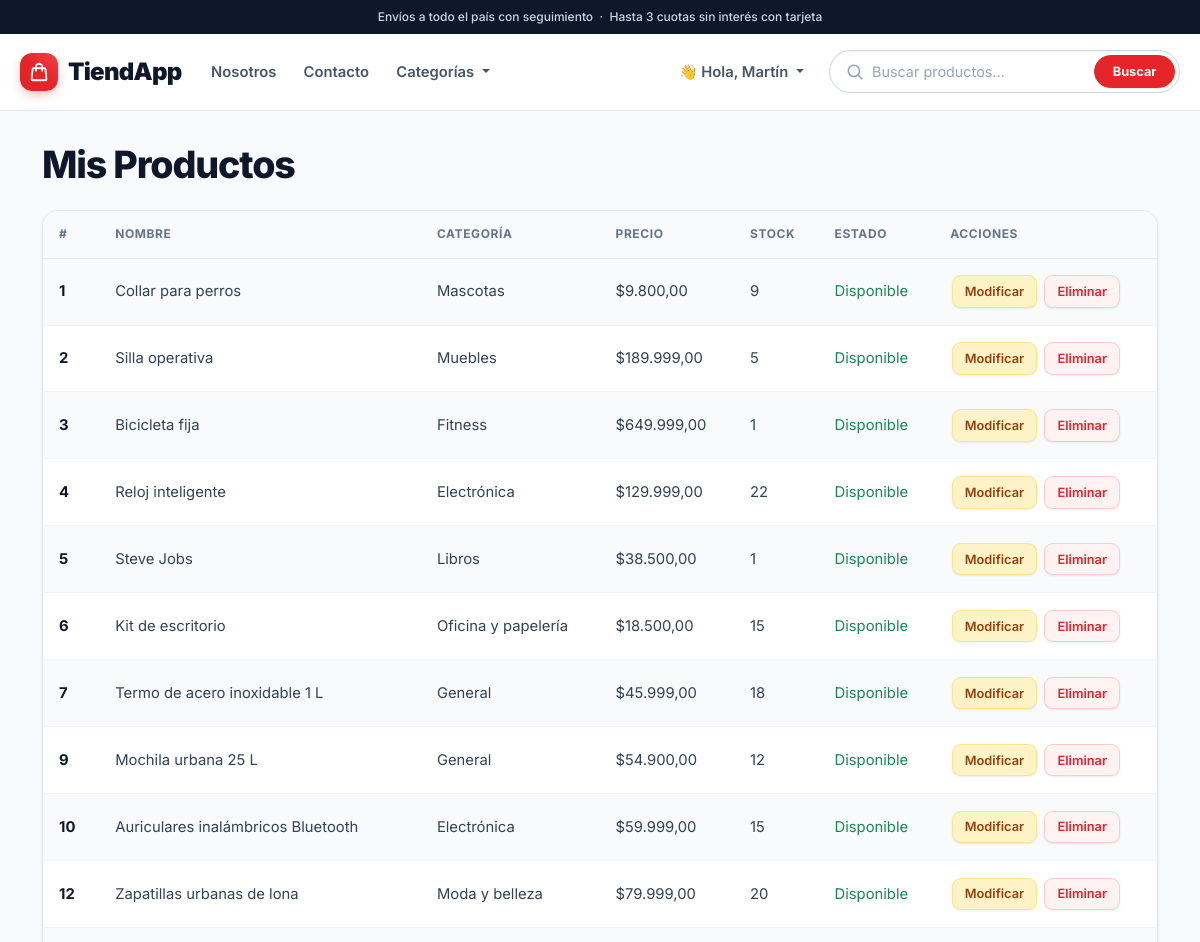
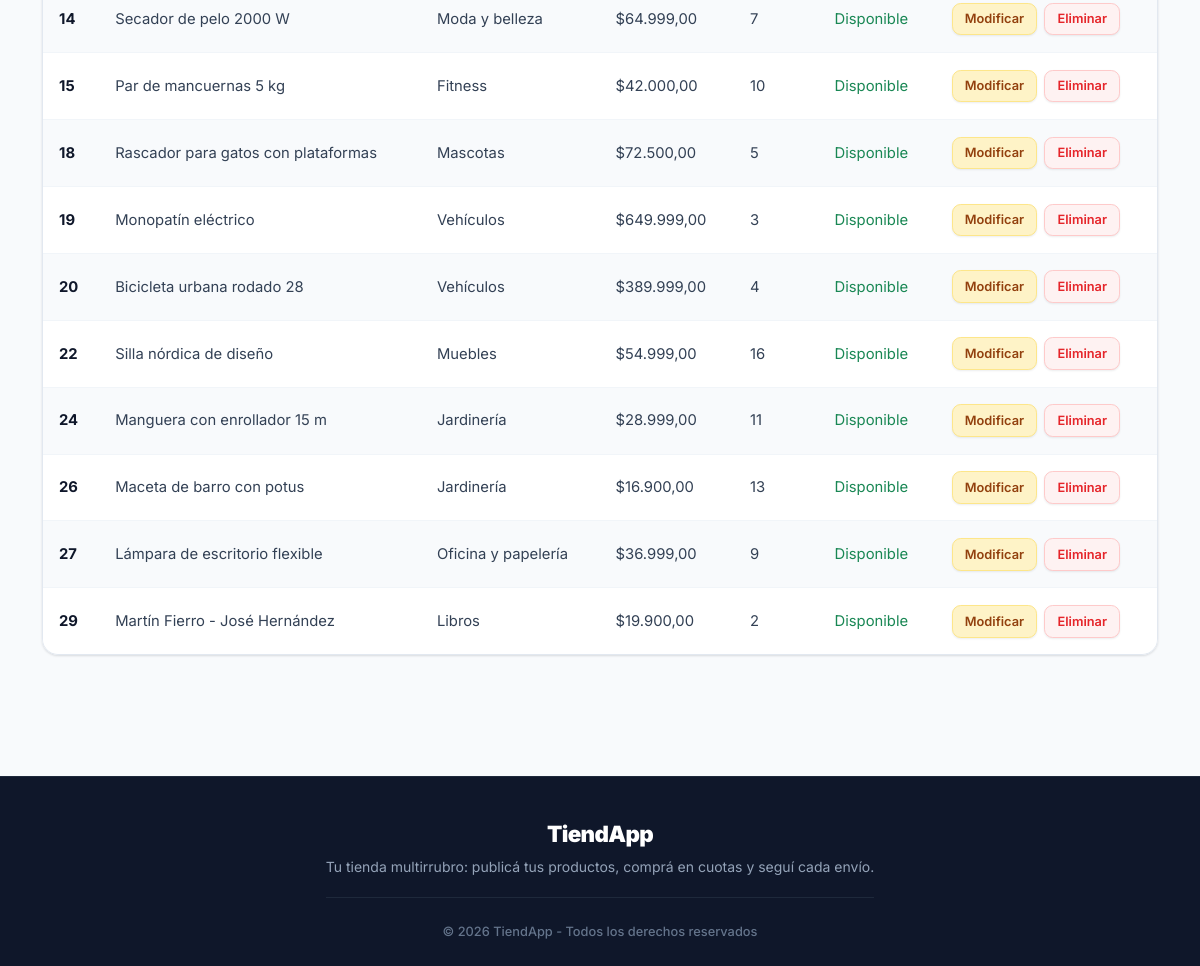
Screenshot of /editor/editar.php (signed in) with the database file from the repository (2 pictures, top to bottom).
### tables this page shows
CREATE TABLE `productos` (
  `id_producto` int(11) NOT NULL,
  `nombre` varchar(45) NOT NULL,
  `descripcion` text NOT NULL,
  `precio` decimal(10,2) NOT NULL,
  `stock` int(11) NOT NULL,
  `fecha_publicacion` date NOT NULL,
  `fk_categoria` int(11) NOT NULL,
  `fk_usuario` int(11) NOT NULL,
  `fk_estado_producto` int(11) NOT NULL
);

CREATE TABLE `categorias` (
  `id_categoria` int(11) NOT NULL,
  `categoria` varchar(45) NOT NULL
);

### components/permisos.php (called while the page is built, shortened)
<?php
function requiere_login($ruta_login)
{
    return intval($_SESSION['id_usuario']);
}

### editor/editar.php (the view, shortened to what this page needs)
<?php
include_once("../components/permisos.php");
$usuario = requiere_login("../pages/login.php");
include_once("../components/header.php");
?>
<br> <main class="container">
    <div class="row">
        <div class="col-12">
            <h1 class="montserrat-bold">Mis Productos</h1>
        </div>
    </div>
    <div class="row">
        <div class="col-12">
            <?php
            $consulta_productos = "SELECT * FROM productos WHERE fk_usuario = '$usuario'";
            $respuesta_productos = mysqli_query($con, $consulta_productos);
            if (mysqli_num_rows($respuesta_productos) > 0) {
                print "
                <div class='row'>
                    <div class='col-12'>
                        <table class='table table-striped'>
                            <thead>
                                <tr>
                                    <th>#</th>
                                    <th>Nombre</th>
                                    <th>Categoría</th>
                                    <th>Precio</th>
                                    <th>Stock</th>
                                    <th>Estado</th>
                                    <th>Acciones</th>
                                </tr>
                            </thead>
                            <tbody>
                ";
                while ($fila = mysqli_fetch_array($respuesta_productos)) {
                    $id_categoria = $fila['fk_categoria'];
                    $consulta_categoria = "SELECT categoria FROM categorias WHERE id_categoria = '$id_categoria'";
                    $res_categoria = mysqli_query($con, $consulta_categoria);
                    $categoria = mysqli_fetch_array($res_categoria)['categoria'];
                    if ($fila['fk_estado_producto'] == 1) {
                        $estado = "<span class='text-success'>Disponible</span>";
                    } else {
                        $estado = "<span class='text-danger'>Agotado</span>";
                    }
                    print "
                    <tr>
                        <td class='primera_col'>{$fila['id_producto']}</td>
                        <td>" . htmlspecialchars($fila['nombre']) . "</td>
                        <td>" . htmlspecialchars($categoria) . "</td>
                        <td>$" . number_format($fila['precio'], 2, ',', '.') . "</td>
                        <td>{$fila['stock']}</td>
                        <td>$estado</td>
                        <td>
                            <a href='abm_prod/modificacion_prod.php?id={$fila['id_producto']}' class='btn btn-warning btn-sm'>Modificar</a>
                            <form action='abm_prod/baja_prod.php' method='post' class='d-inline' onsubmit=\"return confirm('¿Estás seguro de que deseas eliminar este producto? Esta acción eliminará también todas sus imágenes.')\">
                                <input type='hidden' name='id' value='{$fila['id_producto']}'>
                                <button type='submit' class='btn btn-danger btn-sm'>Eliminar</button>
                            </form>
                        </td>
                    </tr>
                    ";
                }
                print "
                            </tbody>
                        </table>
                    </div>
                </div>
                ";
            }
            ?>
        </div>
    </div>
</main>
<?php
include_once("../components/footer.php");
?>

### rows the page displays
productos: id_producto "1", nombre "Collar para perros", fk_categoria.categoria "Mascotas", precio "9.800,00", stock "9", fk_estado_producto "Disponible"
productos: id_producto "2", nombre "Silla operativa", fk_categoria.categoria "Muebles", precio "189.999,00", stock "5", fk_estado_producto "Disponible"
productos: id_producto "3", nombre "Bicicleta fija", fk_categoria.categoria "Fitness", precio "649.999,00", stock "1", fk_estado_producto "Disponible"
productos: id_producto "4", nombre "Reloj inteligente", fk_categoria.categoria "Electrónica", precio "129.999,00", stock "22", fk_estado_producto "Disponible"
productos: id_producto "5", nombre "Steve Jobs", fk_categoria.categoria "Libros", precio "38.500,00", stock "1", fk_estado_producto "Disponible"
productos: id_producto "6", nombre "Kit de escritorio", fk_categoria.categoria "Oficina y papelería", precio "18.500,00", stock "15", fk_estado_producto "Disponible"
productos: id_producto "7", nombre "Termo de acero inoxidable 1 L", fk_categoria.categoria "General", precio "45.999,00", stock "18", fk_estado_producto "Disponible"
productos: id_producto "9", nombre "Mochila urbana 25 L", fk_categoria.categoria "General", precio "54.900,00", stock "12", fk_estado_producto "Disponible"
productos: id_producto "10", nombre "Auriculares inalámbricos Bluetooth", fk_categoria.categoria "Electrónica", precio "59.999,00", stock "15", fk_estado_producto "Disponible"
productos: id_producto "12", nombre "Zapatillas urbanas de lona", fk_categoria.categoria "Moda y belleza", precio "79.999,00", stock "20", fk_estado_producto "Disponible"
productos: id_producto "14", nombre "Secador de pelo 2000 W", fk_categoria.categoria "Moda y belleza", precio "64.999,00", stock "7", fk_estado_producto "Disponible"
productos: id_producto "15", nombre "Par de mancuernas 5 kg", fk_categoria.categoria "Fitness", precio "42.000,00", stock "10", fk_estado_producto "Disponible"
productos: id_producto "18", nombre "Rascador para gatos con plataformas", fk_categoria.categoria "Mascotas", precio "72.500,00", stock "5", fk_estado_producto "Disponible"
productos: id_producto "19", nombre "Monopatín eléctrico", fk_categoria.categoria "Vehículos", precio "649.999,00", stock "3", fk_estado_producto "Disponible"
productos: id_producto "20", nombre "Bicicleta urbana rodado 28", fk_categoria.categoria "Vehículos", precio "389.999,00", stock "4", fk_estado_producto "Disponible"
productos: id_producto "22", nombre "Silla nórdica de diseño", fk_categoria.categoria "Muebles", precio "54.999,00", stock "16", fk_estado_producto "Disponible"
productos: id_producto "24", nombre "Manguera con enrollador 15 m", fk_categoria.categoria "Jardinería", precio "28.999,00", stock "11", fk_estado_producto "Disponible"
productos: id_producto "26", nombre "Maceta de barro con potus", fk_categoria.categoria "Jardinería", precio "16.900,00", stock "13", fk_estado_producto "Disponible"
productos: id_producto "27", nombre "Lámpara de escritorio flexible", fk_categoria.categoria "Oficina y papelería", precio "36.999,00", stock "9", fk_estado_producto "Disponible"
productos: id_producto "29", nombre "Martín Fierro - José Hernández", fk_categoria.categoria "Libros", precio "19.900,00", stock "2", fk_estado_producto "Disponible"

### other values shown
$nombre_user "Martín"
